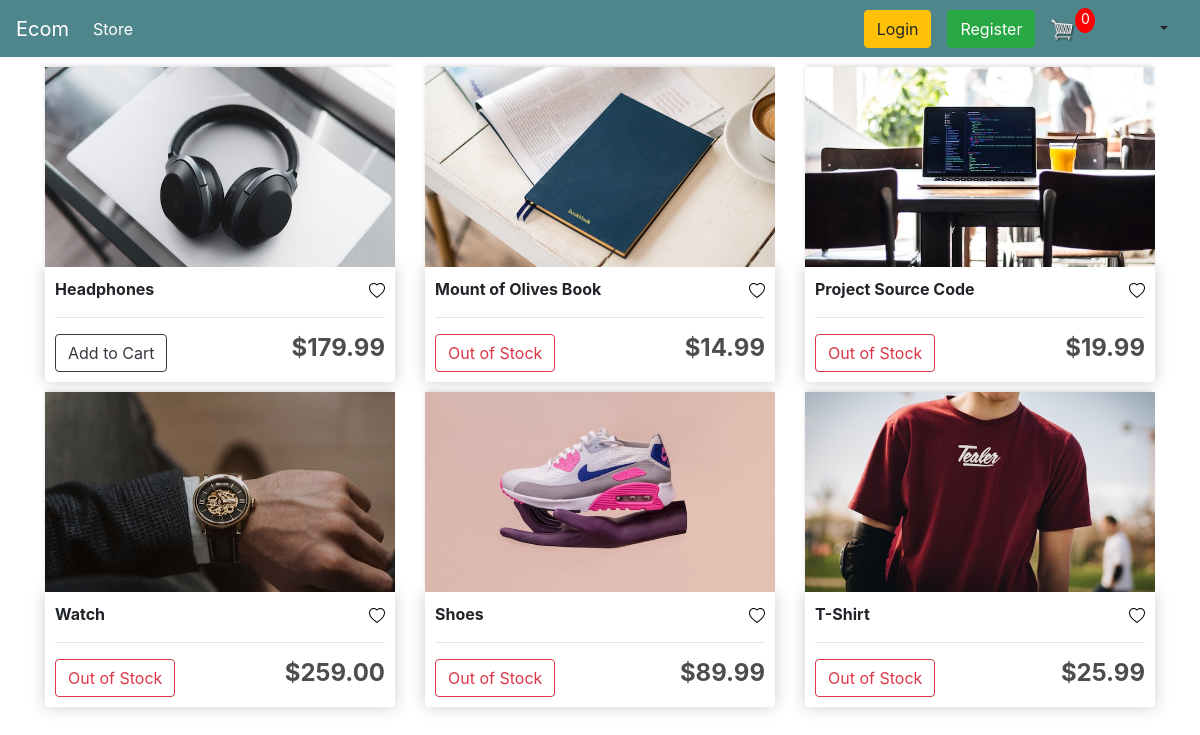
/store/, run on the app's committed database.
### store/models.py (models this page shows, shortened)
class Product(models.Model):
    name = models.CharField(max_length=200, null=True)
    price = models.FloatField()
    discount_price = models.FloatField(default=0.0)
    digital = models.BooleanField(default=False, null=True, blank=True)
    image = models.ImageField(null=True, blank=True)
    def __str__(self) -> str:
        return self.name
    @property
    def imageURL(self):
        try:
            url = self.image.url
        except:
            url = ''
        return url
    @property
    def isInWishlist(self):
        wishlist_items = self.wishlistitem_set.all()
        return len(wishlist_items) > 0
    @property
    def wishlist_item_customer_id_list(self):
        customer_id_list = self.wishlistitem_set.values_list('customer', flat=True)
        print('returning...  user_id_list = ', customer_id_list)
        return customer_id_list

### store/views.py (the view)
# urls.py: path("", include("store.urls"))
def store(request):
    cookieData = cartData(request=request)
    products = Product.objects.all()
    cartItemList = getCartItemList(request, products, cookieData)
    stockInfoList = getStockInfoList(products)
    productInfoList = list(zip(products, cartItemList, stockInfoList))
    print(f"........STORE PAGE......  noOfCartItems = {cookieData['noOfCartItems']}  productInfoList={productInfoList}")
    context={'productInfoList' : productInfoList, 'noOfCartItems':  cookieData['noOfCartItems']}
    return render(request, 'store/store.html', context)

### store/models.py (called while the page is built)
    @property
    def no_of_purchased_unit(self):
        all_purchased_items = PurchasedItem.objects.filter(product=self.product)
        return sum([item.quantity for item in all_purchased_items]) if len(all_purchased_items) > 0 else 0

    @property
    def no_of_sold_unit(self):
        all_sold_items = SoldItem.objects.filter(~Q(order__order_status=5), product=self.product)
        return sum([item.quantity for item in all_sold_items]) if len(all_sold_items) > 0 else 0

    @property
    def no_of_item_in_stock(self):
        return self.no_of_purchased_unit - self.no_of_sold_unit

    @property
    def effective_order_limit(self):
        return min(self.order_limit, self.no_of_item_in_stock)

### store/utils.py (called while the page is built, shortened)
def cookieCart(request):
    try:
        temp_cart = json.loads(request.COOKIES['cart'])
    except:
        temp_cart = {}
    print('temp_cart: ', temp_cart)
    items = []
    cart = {
        'get_cart_total': 0,
        'get_checked_item_count': 0,
        'shipping': False
    }
    noOfCartItems = 0
    return {
        'noOfCartItems': noOfCartItems,
        'cart': cart,
        'items': items
    }

def cartData(request):
    if request.user.is_authenticated:
        customer = request.user.customer
        cart, created = Cart.objects.get_or_create(customer=customer)
        items = cart.cartitem_set.all()
        noOfCartItems = cart.get_all_cart_item_count
    else:
        cookieData = cookieCart(request=request)
        noOfCartItems = cookieData['noOfCartItems']
        cart = cookieData['cart']
        items = cookieData['items']
    return {
        'noOfCartItems': noOfCartItems,
        'cart': cart,
        'items': items
    }

def getCartItemList(request, products, cookieData):
    cartItemList = []
    cartItems = cookieData['items']
    for product in products:
        isNotFound = True
        for item in cartItems:
            if isSame(request, product, item):
                isNotFound = False
                cartItemList.append({ 'quantity': getQuantity(request, item) })
                break
        if isNotFound:
            cartItemList.append({ 'quantity': 0 })
    return cartItemList

### templates/store/store.html (shortened to what this page needs)
{% extends 'store/main.html' %}
{% load static %}
{% block content %}
    <div class="row">
        {% for product, cartItemInfo, stockInfo in productInfoList %}
            <div id='wish-item-product-id-{{product.id}}' class="col-lg-4">
                <img id="img-id-{{ forloop.counter0 }}" data-counter={{ forloop.counter0 }} class="thumbnail fade-while-hovering" src="{{product.imageURL}}">
                <div class="box-element product">
                    <strong>{{product.name}}</strong>
                    <a data-product={{product.id}} class="text-decoration-none wish-list" style="float:right">
                        <svg xmlns="http://www.w3.org/2000/svg" width="16" height="16" fill="currentColor" class="bi bi-heartt" viewBox="0 0 16 16">
                            <path id="remove-btn-{{product.id}}" style="color:MediumSeaGreen" fill-rule="evenodd" d="M8 1.314C12.438-3.248 23.534 4.735 8 15-7.534 4.736 3.562-3.248 8 1.314z"/>
                            <path id="add-btn-{{product.id}}" style="color:black" d="m8 2.748-.717-.737C5.6.281 2.514.878 1.4 3.053c-.523 1.023-.641 2.5.314 4.385.92 1.815 2.834 3.989 6.286 6.357 3.452-2.368 5.365-4.542 6.286-6.357.955-1.886.838-3.362.314-4.385C13.486.878 10.4.28 8.717 2.01L8 2.748zM8 15C-7.333 4.868 3.279-3.04 7.824 1.143c.06.055.119.112.176.171a3.12 3.12 0 0 1 .176-.17C12.72-3.042 23.333 4.867 8 15z"></path>
                            {% if request.user.customer.id in product.wishlist_item_customer_id_list %}
                                <script>
                                    console.log("remove-btn: product.name = {{product.name}}   ||  product.isInWishList = '{{product.isInWishlist}}'")
                                    document.getElementById("remove-btn-{{product.id}}").classList.remove("hidden")
                                    document.getElementById("add-btn-{{product.id}}").classList.add("hidden")
                                </script>
                            {% else %}
                                <script>
                                    console.log("add-btn: product.name = {{product.name}}   ||  product.isInWishList = '{{product.isInWishlist}}'")
                                    document.getElementById("remove-btn-{{product.id}}").classList.add("hidden")
                                    document.getElementById("add-btn-{{product.id}}").classList.remove("hidden")
                                </script>
                            {% endif %}
                        </svg>
                    </a>
                    <hr>
                    {% if stockInfo.effectiveOrderLimit %}
                        {% if cartItemInfo.quantity > 0 %}
                            <button data-product={{product.id}} data-action="remove"  class="btn btn-outline-dark remove-btn update-cart pl-2 pr-2">-</button>
                            <button class="btn btn-outline-dark pl-4 pr-4">{{ cartItemInfo.quantity }}</button>
                            {% if cartItemInfo.quantity <= stockInfo.effectiveOrderLimit %}
                                <button data-product={{product.id}} data-action="add"  class="btn btn-outline-dark add-btn update-cart pl-2 pr-2">+</button>
                            {% else %}
                                <button class="btn btn-outline-secondary cannot-add-btn pl-2 pr-2">+</button>
                            {% endif %}
                        {% else %}
                            <button data-product={{product.id}} data-action="add"  class="btn btn-outline-dark add-btn update-cart"> Add to Cart </button>
                        {% endif %}
                    {% else %}
                        <button class="btn btn-outline-danger">Out of Stock</button>
                    {% endif %}
                    <h4 style="display: inline-block; float: right"><strong>${{product.price|floatformat:2}}</strong></h4>
                </div>
            </div>
        {% endfor %}
    </div>
    <link rel="stylesheet" href="https://cdn.jsdelivr.net/npm/pixeden-stroke-7-icon@1.2.3/pe-icon-7-stroke/dist/pe-icon-7-stroke.min.css">
    <link href="https://cdn.jsdelivr.net/npm/bootstrap@4.4.1/dist/css/bootstrap.min.css" rel="stylesheet">
{% endblock content %}

### static/css/main.css (style rules this page uses)
body { background-color: hsl(0, 0%, 98%); }
h1,h2,h3,h4,h5,h6 { color:hsl(0, 0%, 30%); }
.box-element { box-shadow:hsl(0, 0%, 80%) 0 0 16px; background-color: #fff; border-radius: 4px; padding: 10px; }
.thumbnail { width: 100%; height: 200px; -webkit-box-shadow: -1px -3px 5px -2px rgba(214,214,214,1); -moz-box-shadow: -1px -3px 5px -2px rgba(214,214,214,1); box-shadow: -1px -3px 5px -2px rgba(214,214,214,1); }
.product { border-radius: 0 0 4px 4px; }
.col-lg-4, .col-lg-6, .col-lg-8, .col-lg-12 { margin-top: 10px; }
.btn { border-radius: 0; }

### data on the page
Product: imageURL (picture), name "Headphones", price "179.99"
Product: imageURL (picture), name "Mount of Olives Book", shows "Out of Stock", price "14.99"
Product: imageURL (picture), name "Project Source Code", shows "Out of Stock", price "19.99"
Product: imageURL (picture), name "Watch", shows "Out of Stock", price "259.00"
Product: imageURL (picture), name "Shoes", shows "Out of Stock", price "89.99"
Product: imageURL (picture), name "T-Shirt", shows "Out of Stock", price "25.99"

### other printed values
{{ noOfCartItems }} "0"
